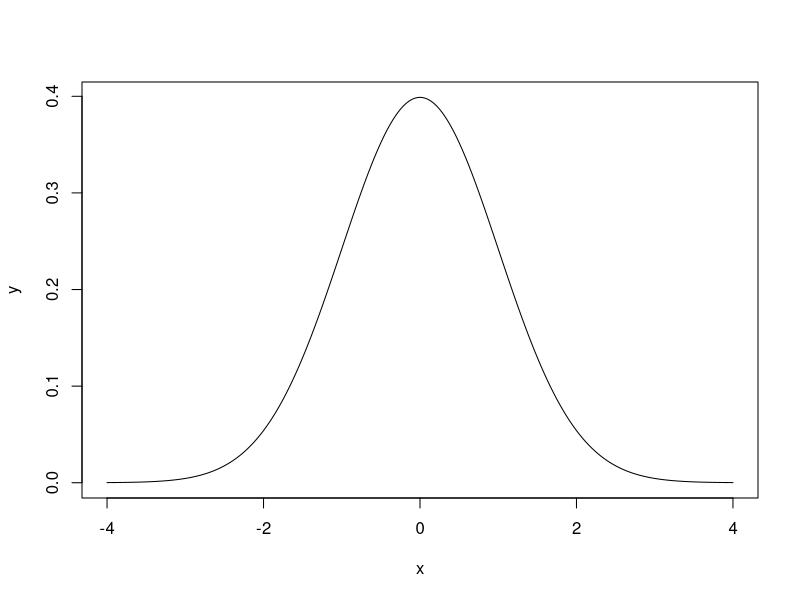
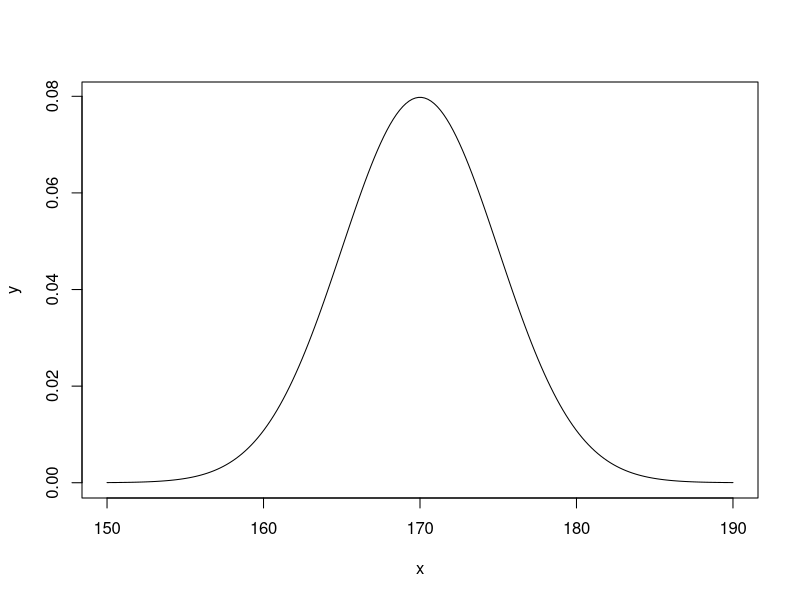
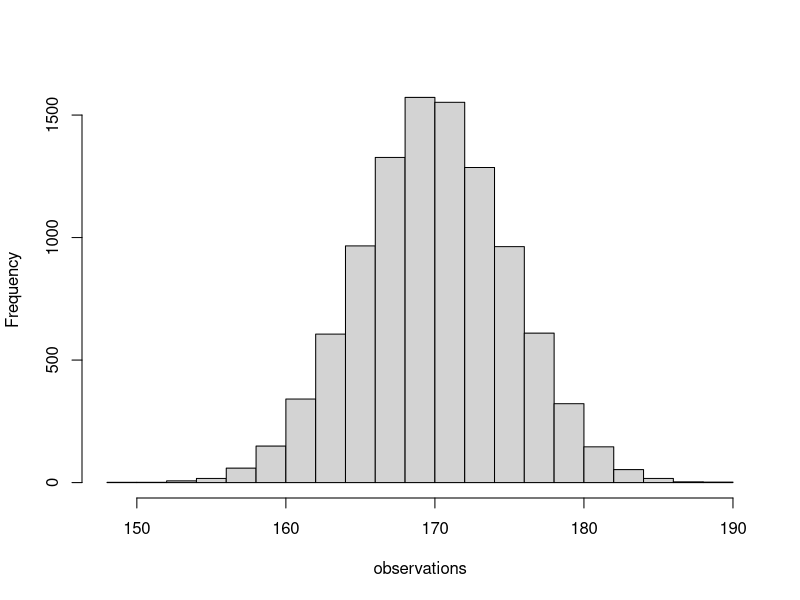
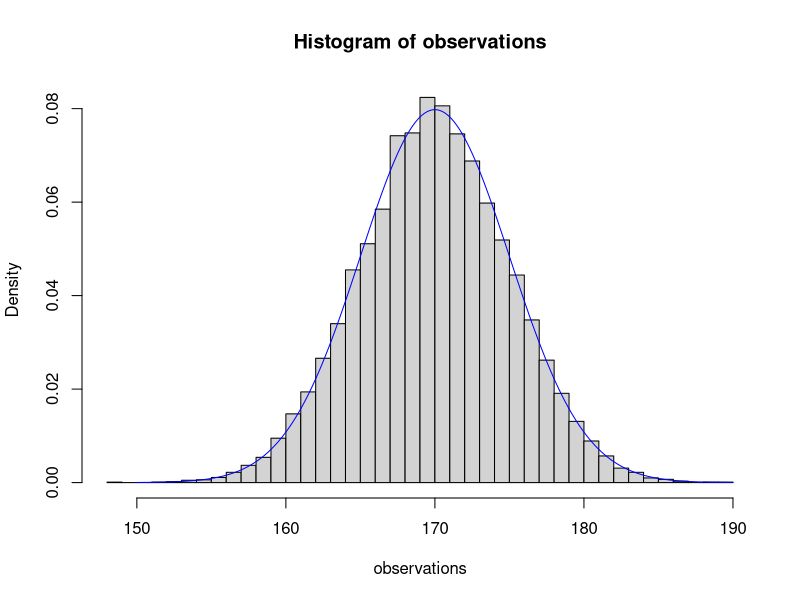
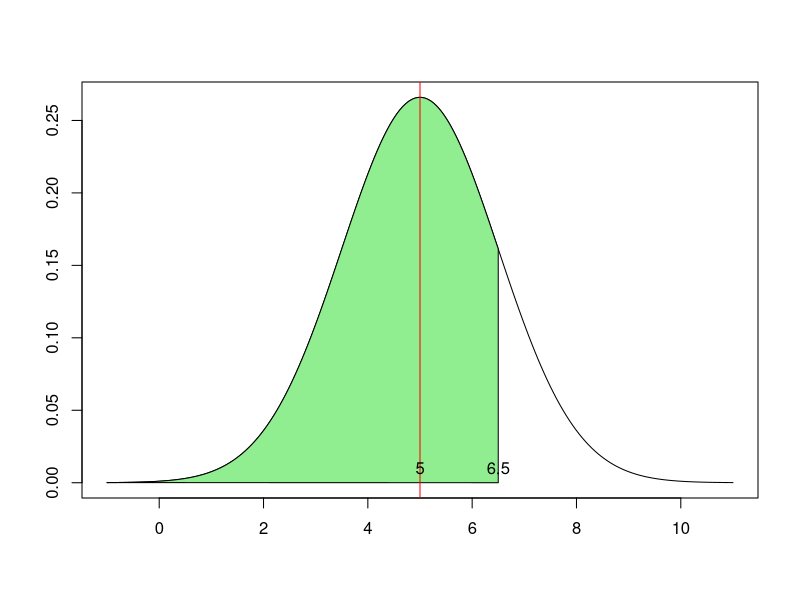
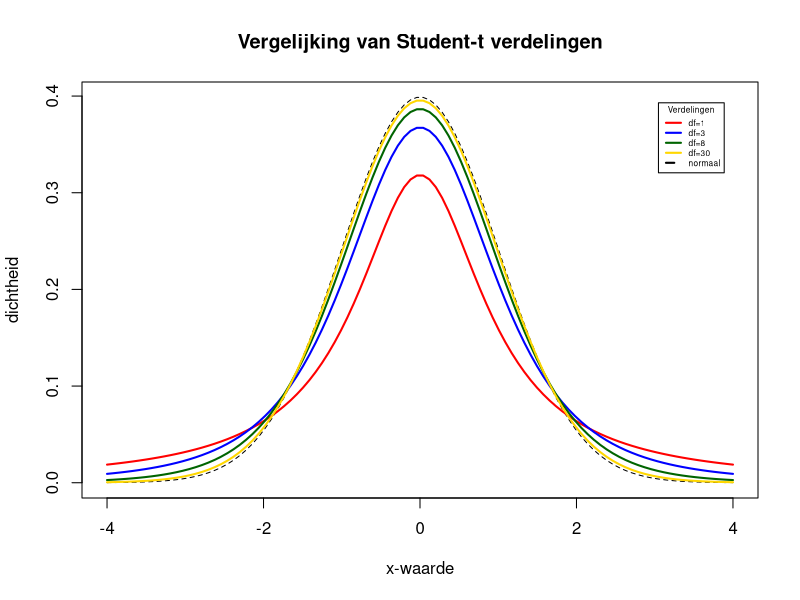

Write the R code that produced these figures, in order.
## ---- chunk 1
knitr::opts_chunk$set(echo = TRUE)
## ---- chunk 2
# Make a list of 200 numbers evenly distributed over the interval [-4, 4]
x <- seq(from = -4,
         to = 4,
         length.out = 200)
# Calculate for every x value the corresponding value on the Gauss curve
y <- dnorm(x)

# Plot the values, with type "lines" (connect the data points with lines)
plot(x, y, type = 'l')
## ---- chunk 3
m <- 170 # mean
s <- 5  # standard deviation
# Select the "interesting" range of x values
x <- seq(from = m-4*s,
         to = m+4*s, 
         length.out = 200)
# Calculate the probability density function
y <- dnorm(x, m, s)

# Plot the graph
plot(x, y, type = 'l')
## ---- chunk 4
# Generate 10000 normal distributed random samples:
m <- 170
s <- 5
n <- 10000
observations <- rnorm(n, m, s)

# Draw a histogram (with an empty title)
histogram <- hist(observations, main="")
## ---- chunk 5
# Draw a histogram with densities (instead of absolute frequencies)
# The option "breaks" tunes the number of bars in the histogram
hist(observations, freq = FALSE, breaks = 50)

# Calculate the probability density function
y <- dnorm(x, m, s)

# Add the function to the histogram
lines(x, y, col = 'blue')
## ---- chunk 6
m <- 5
s <- 1.5
## ---- chunk 7
# Bereken eerst de z-score
x <- 6.5
z <- (x - m) / s
z
## ---- chunk 8
1-pnorm(z)
1-pnorm(x, m, s)
## ---- chunk 9
# interval van de plot (x-waarden)
x_interval <- seq(m - 4 * s, m + 4 * s, length=200)
# punten op de Gauss-curve
norm_dist <- dnorm(x_interval, m, s)
plot(x_interval, norm_dist,
     type = 'l', xlab = '', ylab = '')

# Het gebied links van x inkleuren
i <- x_interval <= x
polygon(
  c(x_interval[i], x,              x),
  c(norm_dist[i],  dnorm(x, m, s), 0),
  col = 'lightgreen')
text(x, .01, x)

# Toon het gemiddelde ahv een rode vertikale lijn
abline(v = m, col='red')
text(m, .01, m)
## ---- chunk 10
    pnorm(4, m, s)
## ---- chunk 11
    1 - pnorm(7, m, s)
## ---- chunk 12
    pnorm(3, m, s)
## ---- chunk 13
    pnorm(6.5, m, s) - pnorm(2, m, s)
## ---- chunk 14
    qnorm(.8, m, s)
## ---- chunk 15
# Stap 1
m <- 5.2      # steekproefgemiddelde
s <- 1.5      # standaardafwijking van de populatie
n <- 100      # steekproefgrootte
alpha <- 0.05 # 1 - alpha is het zekerheidsniveau
# Stap 2
z <- qnorm(1-alpha/2) # waarom delen door 2?
z
# Stap 3: het betrouwbaarheidsinterval
low  <- m - z * s / sqrt(n)
high <- m + z * s / sqrt(n)
c(low, high)
## ---- chunk 16
# Bron: https://www.statmethods.net/advgraphs/probability.html
x <- seq(-4, 4, length=100) # x-waarden
std_norm_dist <- dnorm(x)   # standaardnormaalverdeling, ter vgl         
degf <- c(1, 3, 8, 30)      # te plotten vrijheidsgraden

# afwerking van de grafiek (kleur, legende)
colors <- c("red", "blue", "darkgreen", "gold", "black")
labels <- c("df=1", "df=3", "df=8", "df=30", "normaal")

# plot van de standaardnormaalverdeling
plot(x, std_norm_dist,
     type="l", lty=2,
     xlab="x-waarde", ylab="dichtheid",
     main="Vergelijking van Student-t verdelingen")

# plot van de vier Student-t verdelingen
for (i in 1:4){
  lines(x, dt(x,degf[i]), lwd=2, col=colors[i])
}

legend("topright", inset=.05, title="Verdelingen",
       labels, lwd=2, lty=c(1, 1, 1, 1, 2), col=colors,
       cex = .5)

## ---- chunk 17
# Stap 1
m <- 5.2      # steekproefgemiddelde
s <- 1.5      # standaardafwijking van de populatie
n <- 15       # steekproefgrootte
alpha <- 0.05 # 1 - alpha is het zekerheidsniveau
# Stap 2, maar nu gebruiken we de Student-t-verdeling!
t <- qt(1-alpha/2, df = n - 1)
t
# Stap 3: het betrouwbaarheidsinterval
low  <- m - t * s / sqrt(n)
high <- m + t * s / sqrt(n)
c(low, high)
## ---- chunk 18
# Stap 1.
n <- 100   # steekproefgrootte
k <- 6     # aantal "successen" in de steekproef
a <- 0.05  # betrouwbaarheidsniveau 95%

p <- k / n # schatting voor het percentage successen
q <- 1 - p # schatting voor het percentage falingen
c(p, q)    # toon de waarden van p en q

# Stap 2. We gebruiken opnieuw de normale verdeling
z <- qnorm(1-a/2)

# Stap 3.
low <- p - z * sqrt(p*q/n)
high <- p + z * sqrt(p*q/n)
c(low, high)
